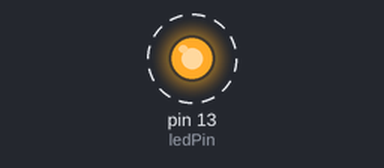
A sketch run on a simulated Arduino Uno, built with avr-gcc and run on an emulated ATmega328P. On the bench: output pins drawn as LEDs (lit = HIGH). Dashed ring = blinking.

Above: at 0.5 s.
Timing chart, 0 to 3.0 s (numbered marks = the images above):
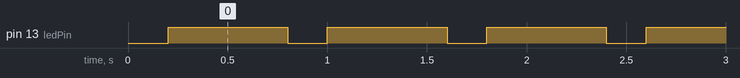

The sketch:

sketch_jul12b.ino
```cpp
// Pin number for the built-in LED
const int ledPin = 13;

// Morse code timings in milliseconds
const int dotDuration = 200;
const int dashDuration = 3 * dotDuration;
const int interSymbolGap = dotDuration;
const int interCharacterGap = 3 * dotDuration;

// Morse code lookup table (letters A-Z and numbers 0-9)
const char* morseCode[] = {
  ".-",   // A
  "-...", // B
  "-.-.", // C
  "-..",  // D
  ".",    // E
  "..-.", // F
  "--.",  // G
  "....", // H
  "..",   // I
  ".---", // J
  "-.-",  // K
  ".-..", // L
  "--",   // M
  "-.",   // N
  "---",  // O
  ".--.", // P
  "--.-", // Q
  ".-.",  // R
  "...",  // S
  "-",    // T
  "..-",  // U
  "...-", // V
  ".--",  // W
  "-..-", // X
  "-.--", // Y
  "--..", // Z
  "-----",  // 0
  ".----",  // 1
  "..---",  // 2
  "...--",  // 3
  "....-",  // 4
  ".....",  // 5
  "-....",  // 6
  "--...",  // 7
  "---..",  // 8
  "----."   // 9
};

// State machine variables
unsigned long previousTime = 0;
int currentSymbol = 0;
int currentCharacter = 0;
bool isSymbolOn = false;

void setup() {
  pinMode(ledPin, OUTPUT); // Set the LED pin as an output
}

void loop() {
  // Message to transmit in Morse code
  const char* message = "HELLO WORLD";

  // Current time in milliseconds
  unsigned long currentTime = millis();

  // Check if it's time to switch the LED state
  if (currentTime - previousTime >= (isSymbolOn ? (currentSymbol == '.' ? dotDuration : dashDuration) : interSymbolGap)) {
    // Toggle the LED state
    digitalWrite(ledPin, isSymbolOn ? LOW : HIGH);
    isSymbolOn = !isSymbolOn;

    // Move to the next symbol or character
    if (isSymbolOn) {
      currentSymbol++;
    } else {
      currentSymbol = 0;
      currentCharacter++;
    }

    // Check if the end of the message is reached
    if (currentCharacter >= strlen(message)) {
      // Wait for the inter-character gap and reset the state machine
      if (currentTime - previousTime >= interCharacterGap) {
        currentCharacter = 0;
        previousTime = currentTime;
      }
    } else {
      // Get the Morse code representation of the current character
      char c = toupper(message[currentCharacter]);
      if (c == ' ') {
        // If it's a space, wait for the inter-character gap
        previousTime = currentTime;
      } else {
        const char* code = morseCode[c - 'A'];
        currentSymbol = 0;
        previousTime = currentTime;
      }
    }
  }
}
```

Measured:
- by itself, pin 13 (ledPin): alternates HIGH for 0.60 s and LOW for 0.20 s
